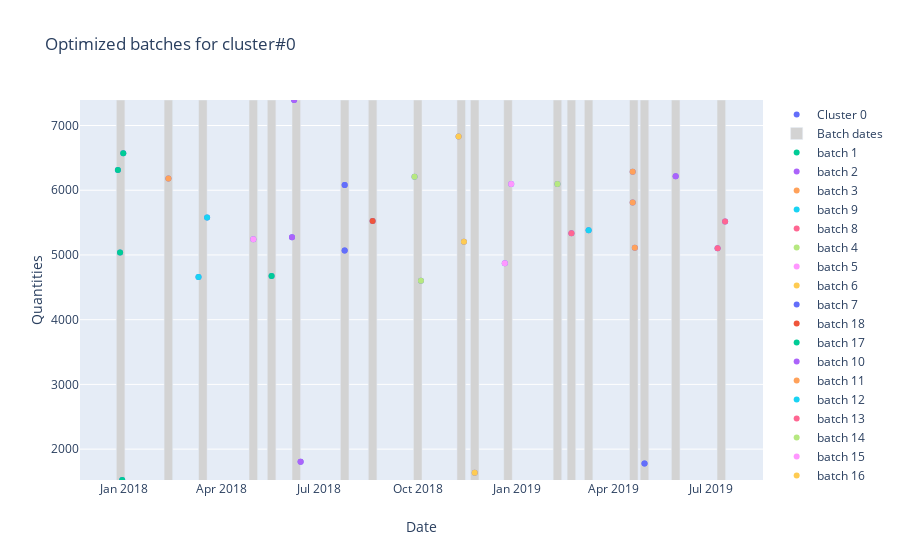

Notebook cell for this chart:
### Code cell
sales_cluster_0_optimization=FaaS.optimize_orders_processing(sales_clusters_df,0,'10 days')

### Figure 1 — Plotly figure (JSON) as saved in the notebook; plotly's stock layout.template omitted (floating-point values rounded to 4 significant figures)
{"data": [{"mode": "markers", "name": "Cluster 0", "type": "scatter", "x": ["2017-12-28", "2018-03-11", "2018-05-18", "2018-07-25", "2018-10-04", "2018-12-21", "2019-02-21", "2019-04-21", "2019-07-07", "2017-12-26", "2018-02-11", "2018-03-19", "2018-05-01", "2018-06-06", "2018-07-25", "2018-08-20", "2018-09-28", "2018-11-13", "2018-12-27", "2019-02-08", "2019-03-09", "2019-04-19", "2019-05-29", "2019-07-14", "2017-12-31", "2018-06-08", "2018-11-08", "2019-04-19", "2017-12-30", "2018-06-14", "2018-11-23", "2019-04-30"], "y": [5039.0, 4658.0, 4676.0, 5068.0, 4603.0, 4873.0, 5336.0, 5112.0, 5105.0, 6314.0, 6182.0, 5578.0, 5242.0, 5275.0, 6082.0, 5524.0, 6208.0, 5202.0, 6096.0, 6097.0, 5381.0, 5812.0, 6216.0, 5517.0, 6572.0, 7394.0, 6829.0, 6286.0, 1523.0, 1806.0, 1634.0, 1777.0]}, {"marker": {"color": "lightgrey"}, "name": "Batch dates", "type": "bar", "x": ["2017-12-28T12:00:00", "2018-02-11T00:00:00", "2018-03-15T00:00:00", "2018-05-01T00:00:00", "2018-05-18T00:00:00", "2018-06-10T00:00:00", "2018-07-25T00:00:00", "2018-08-20T00:00:00", "2018-10-01T00:00:00", "2018-11-10T12:00:00", "2018-11-23T00:00:00", "2018-12-24T00:00:00", "2019-02-08T00:00:00", "2019-02-21T00:00:00", "2019-03-09T00:00:00", "2019-04-20T00:00:00", "2019-04-30T00:00:00", "2019-05-29T00:00:00", "2019-07-10T12:00:00"], "y": [7394.0, 7394.0, 7394.0, 7394.0, 7394.0, 7394.0, 7394.0, 7394.0, 7394.0, 7394.0, 7394.0, 7394.0, 7394.0, 7394.0, 7394.0, 7394.0, 7394.0, 7394.0, 7394.0]}, {"mode": "markers", "name": "batch 1", "type": "scatter", "x": ["2017-12-26", "2017-12-28", "2017-12-30", "2017-12-31"], "y": [6314.0, 5039.0, 1523.0, 6572.0]}, {"mode": "markers", "name": "batch 2", "type": "scatter", "x": ["2018-06-06", "2018-06-08", "2018-06-14"], "y": [5275.0, 7394.0, 1806.0]}, {"mode": "markers", "name": "batch 3", "type": "scatter", "x": ["2019-04-19", "2019-04-19", "2019-04-21"], "y": [5812.0, 6286.0, 5112.0]}, {"mode": "markers", "name": "batch 9", "type": "scatter", "x": ["2018-03-11", "2018-03-19"], "y": [4658.0, 5578.0]}, {"mode": "markers", "name": "batch 8", "type": "scatter", "x": ["2019-07-07", "2019-07-14"], "y": [5105.0, 5517.0]}, {"mode": "markers", "name": "batch 4", "type": "scatter", "x": ["2018-09-28", "2018-10-04"], "y": [6208.0, 4603.0]}, {"mode": "markers", "name": "batch 5", "type": "scatter", "x": ["2018-12-21", "2018-12-27"], "y": [4873.0, 6096.0]}, {"mode": "markers", "name": "batch 6", "type": "scatter", "x": ["2018-11-08", "2018-11-13"], "y": [6829.0, 5202.0]}, {"mode": "markers", "name": "batch 7", "type": "scatter", "x": ["2018-07-25", "2018-07-25"], "y": [5068.0, 6082.0]}, {"mode": "markers", "name": "batch 18", "type": "scatter", "x": ["2018-08-20"], "y": [5524.0]}, {"mode": "markers", "name": "batch 17", "type": "scatter", "x": ["2018-05-18"], "y": [4676.0]}, {"mode": "markers", "name": "batch 10", "type": "scatter", "x": ["2019-05-29"], "y": [6216.0]}, {"mode": "markers", "name": "batch 11", "type": "scatter", "x": ["2018-02-11"], "y": [6182.0]}, {"mode": "markers", "name": "batch 12", "type": "scatter", "x": ["2019-03-09"], "y": [5381.0]}, {"mode": "markers", "name": "batch 13", "type": "scatter", "x": ["2019-02-21"], "y": [5336.0]}, {"mode": "markers", "name": "batch 14", "type": "scatter", "x": ["2019-02-08"], "y": [6097.0]}, {"mode": "markers", "name": "batch 15", "type": "scatter", "x": ["2018-05-01"], "y": [5242.0]}, {"mode": "markers", "name": "batch 16", "type": "scatter", "x": ["2018-11-23"], "y": [1634.0]}, {"mode": "markers", "name": "batch 0", "type": "scatter", "x": ["2019-04-30"], "y": [1777.0]}], "layout": {"autosize": true, "title": {"text": "Optimized batches for cluster#0"}, "xaxis": {"autorange": true, "range": ["2017-11-21 02:42:06.2595", "2019-08-17 21:17:53.7405"], "title": {"text": "Date"}, "type": "date"}, "yaxis": {"range": [1523.0, 7394.0], "title": {"text": "Quantities"}, "type": "linear"}}}
